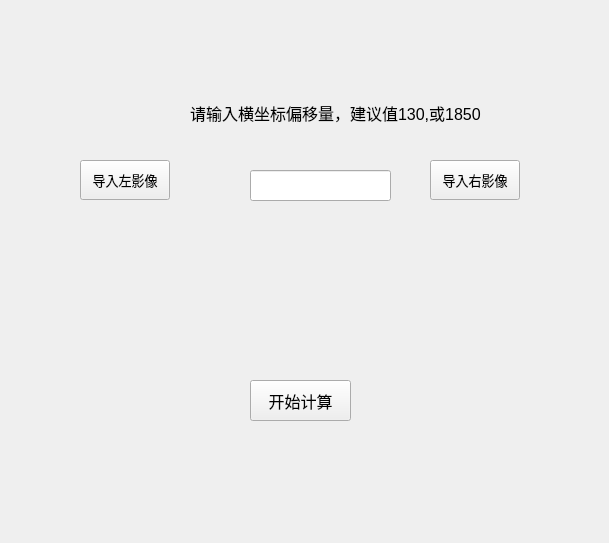
<?xml version="1.0" encoding="UTF-8"?>
<ui version="4.0">
 <class>photogrammetryClass</class>
 <widget class="QWidget" name="photogrammetryClass">
  <property name="geometry">
   <rect>
    <x>0</x>
    <y>0</y>
    <width>609</width>
    <height>543</height>
   </rect>
  </property>
  <property name="windowTitle">
   <string>影像配准</string>
  </property>
  <widget class="QLabel" name="LeftImg">
   <property name="geometry">
    <rect>
     <x>40</x>
     <y>240</y>
     <width>171</width>
     <height>221</height>
    </rect>
   </property>
   <property name="text">
    <string/>
   </property>
  </widget>
  <widget class="QLabel" name="RightImg">
   <property name="geometry">
    <rect>
     <x>390</x>
     <y>230</y>
     <width>181</width>
     <height>241</height>
    </rect>
   </property>
   <property name="text">
    <string/>
   </property>
  </widget>
  <widget class="QPushButton" name="Caculation">
   <property name="geometry">
    <rect>
     <x>250</x>
     <y>380</y>
     <width>101</width>
     <height>41</height>
    </rect>
   </property>
   <property name="font">
    <font>
     <family>华文仿宋</family>
     <pointsize>12</pointsize>
    </font>
   </property>
   <property name="text">
    <string>开始计算</string>
   </property>
  </widget>
  <widget class="QPushButton" name="Load_Right_Button">
   <property name="geometry">
    <rect>
     <x>430</x>
     <y>160</y>
     <width>90</width>
     <height>40</height>
    </rect>
   </property>
   <property name="font">
    <font>
     <pointsize>10</pointsize>
    </font>
   </property>
   <property name="text">
    <string>导入右影像</string>
   </property>
  </widget>
  <widget class="QPushButton" name="Load_Left_Button">
   <property name="geometry">
    <rect>
     <x>80</x>
     <y>160</y>
     <width>90</width>
     <height>40</height>
    </rect>
   </property>
   <property name="font">
    <font>
     <pointsize>10</pointsize>
    </font>
   </property>
   <property name="text">
    <string>导入左影像</string>
   </property>
  </widget>
  <widget class="QLabel" name="label">
   <property name="geometry">
    <rect>
     <x>190</x>
     <y>90</y>
     <width>292</width>
     <height>45</height>
    </rect>
   </property>
   <property name="font">
    <font>
     <pointsize>12</pointsize>
    </font>
   </property>
   <property name="text">
    <string>请输入横坐标偏移量，建议值130,或1850</string>
   </property>
  </widget>
  <widget class="QLineEdit" name="GetDelta">
   <property name="geometry">
    <rect>
     <x>250</x>
     <y>170</y>
     <width>141</width>
     <height>31</height>
    </rect>
   </property>
  </widget>
 </widget>
 <layoutdefault spacing="6" margin="11"/>
 <resources>
  <include location="photogrammetry.qrc"/>
 </resources>
 <connections/>
</ui>
